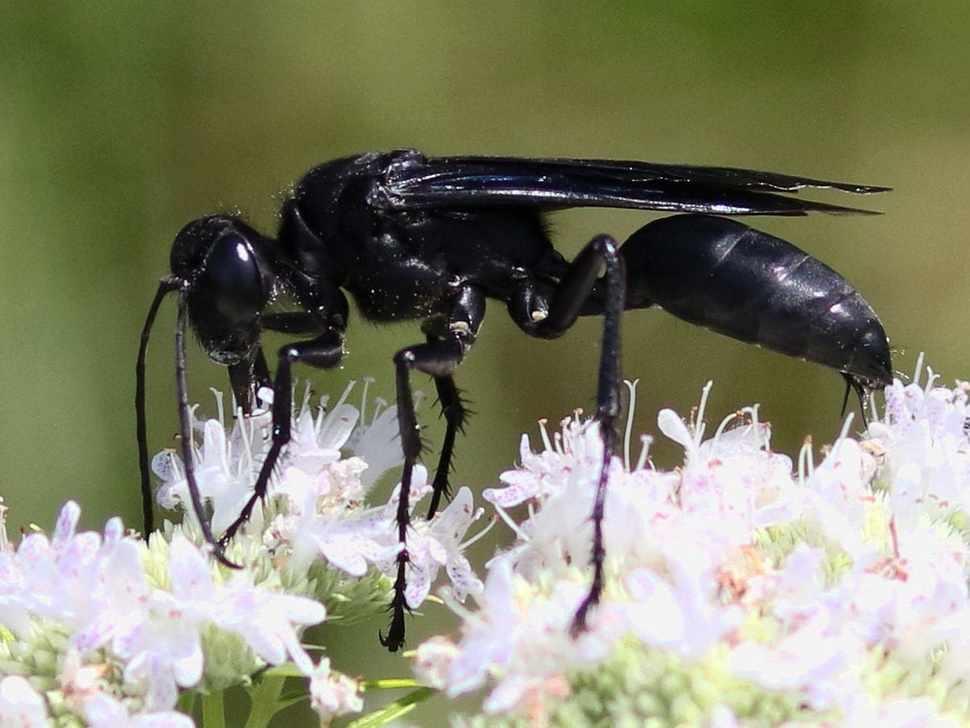
#> input picture osa.jpeg, 970 x 728 px, shrunk from 1205 x 904 before the run
$ python upr3.py
#> lines starting #> are read from the running program, lines starting #| are printed output that depends on the picture
#> further down, img is the input picture: PIL image 970x728 RGB; mean R, G, B 131.3, 132.5, 108.6
import scipy.signal
import numpy as np
import matplotlib.pyplot as plt
from PIL import Image

def blur(img_arr, weights_arr):
    img_arr = img_arr.astype('float')
    img_arr /= 255
    weights_arr /= weights_arr.sum()
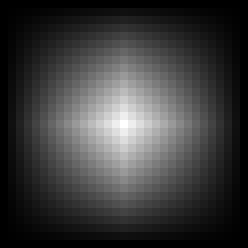
#> weights_arr: shape (31, 31) float64 (shown 8 times larger); min 0, max 0.00444, mean 0.00104; drawn with min black and max white
    if len(img_arr.shape) == 3:
        r = scipy.signal.convolve2d(img_arr[:,:,0], weights_arr, mode='same')
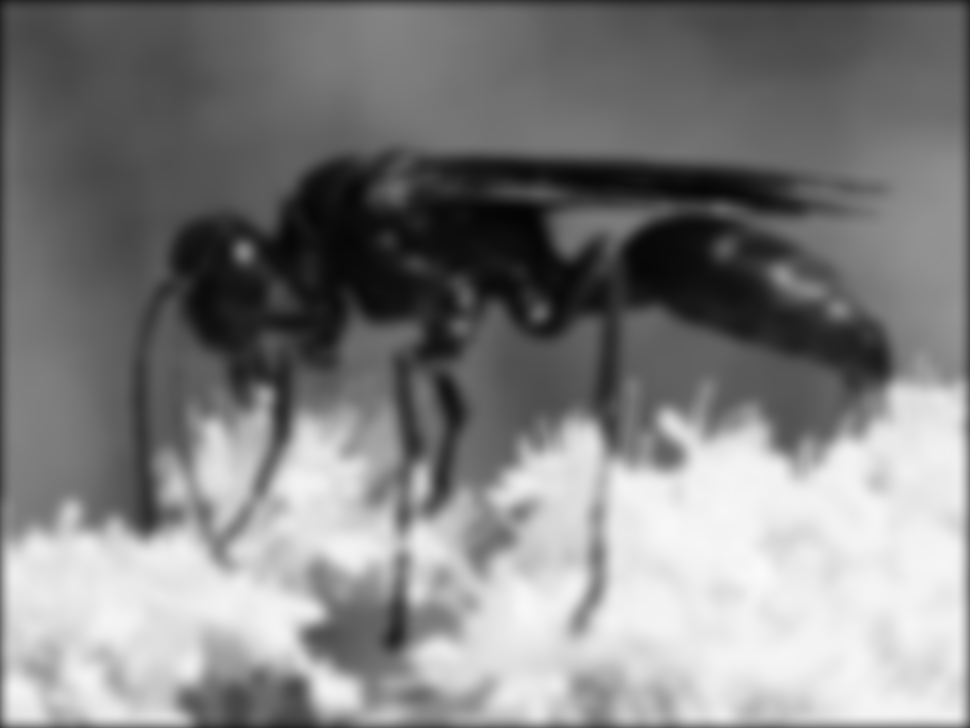
#> r: shape (728, 970) float64; min 0.0156, max 0.979, mean 0.508
        g = scipy.signal.convolve2d(img_arr[:,:,1], weights_arr, mode='same')
        b = scipy.signal.convolve2d(img_arr[:,:,2], weights_arr, mode='same')
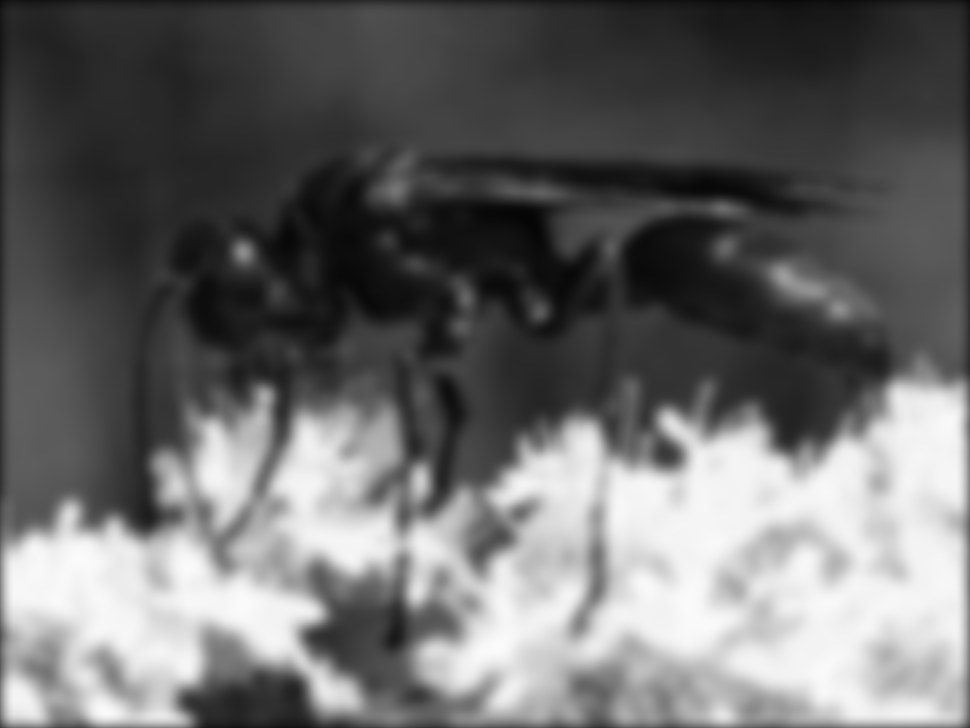
#> b: shape (728, 970) float64; min 0.0204, max 0.985, mean 0.421
        a = np.dstack([r, g, b])
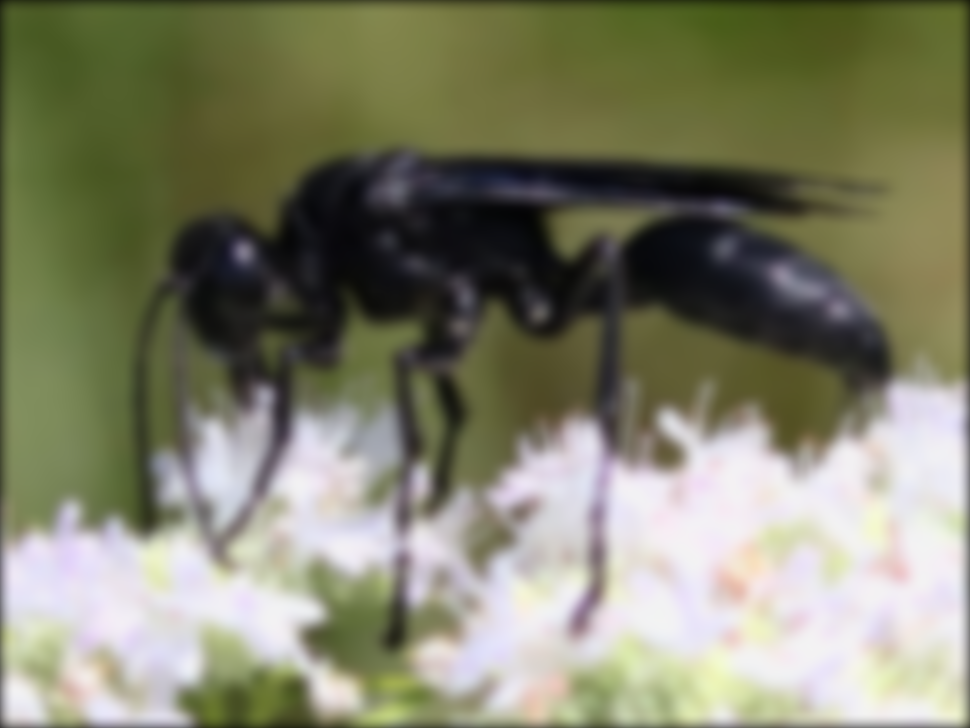
#> a: shape (728, 970, 3) float64; mean R, G, B 0.508, 0.512, 0.421
        a[a > 255] = 255
        a = (a*255).astype('uint8')
        return a
    else:
        r = scipy.signal.convolve2d(img_arr[:,:], weights_arr, mode='same')
        g = scipy.signal.convolve2d(img_arr[:,:], weights_arr, mode='same')
        b = scipy.signal.convolve2d(img_arr[:,:], weights_arr, mode='same')
        a  = np.dstack([r, g, b])
        a[a > 255] = 255
        a= (a*255).astype('uint8')
        return a

img = Image.open('osa.jpeg')
img_arr = np.array(img)
w = 1 - np.abs(np.linspace(-1,1,31))
weights_arr = w.reshape(31,1)*w.reshape(1,31)

fig, ax = plt.subplots(2, figsize=(10,10))
ax[0].imshow(img)
ax[1].imshow(blur(img_arr, weights_arr))
plt.show()
